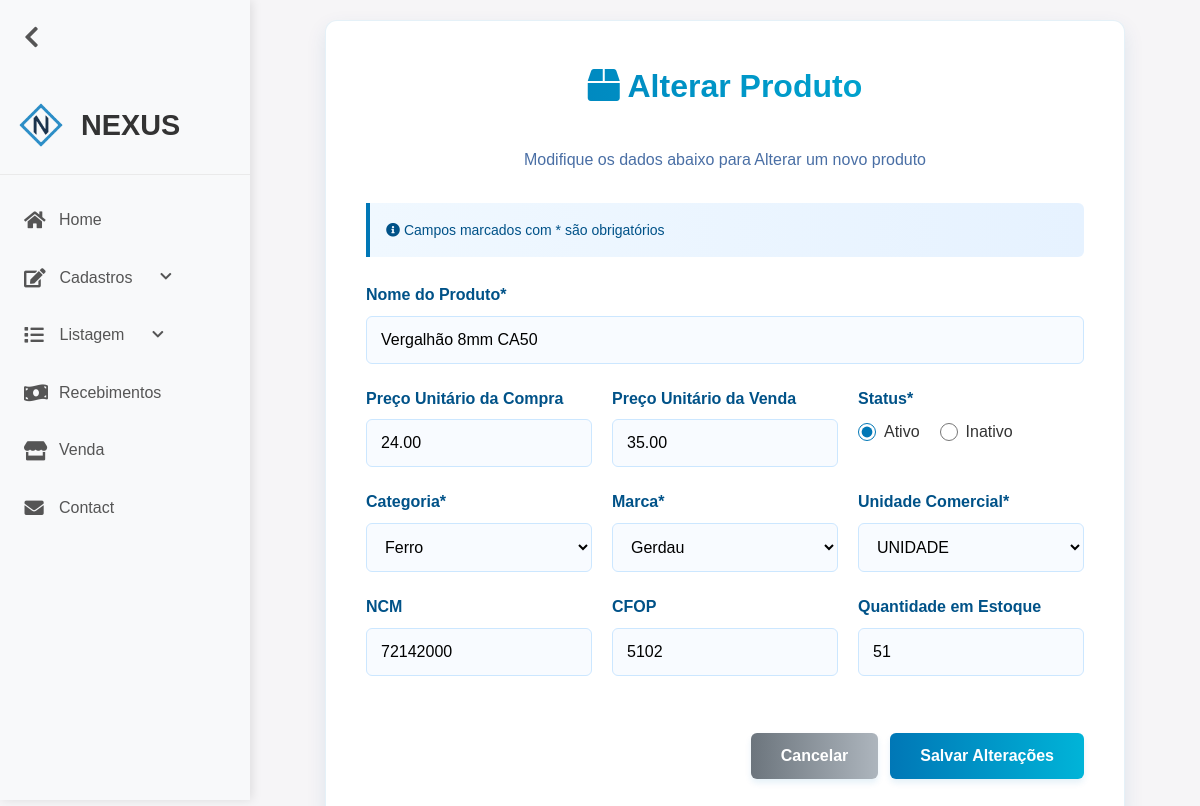
/produto-alterar.php?codigo=1 (signed in), run on an earlier commit of the app's database.
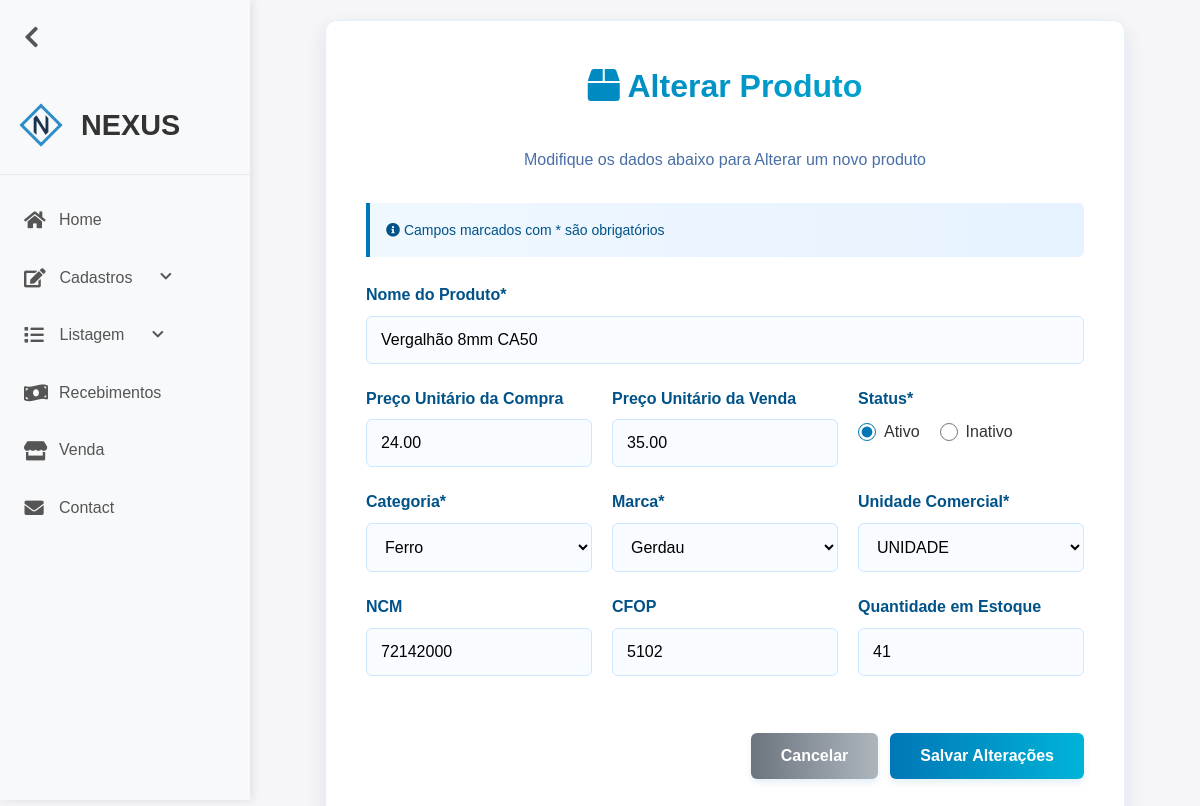
And on a later commit of the database.
### tables this page shows
CREATE TABLE `produto` (
  `codigo` int(11) NOT NULL,
  `status` tinyint(1) NOT NULL DEFAULT 1,
  `nome` varchar(100) NOT NULL,
  `precoUnitarioDaCompra` double(10,2) NOT NULL,
  `precoUnitarioDaVenda` double(10,2) NOT NULL,
  `quantEstoque` int(11) NOT NULL,
  `ncm` varchar(10) NOT NULL,
  `cfop` varchar(10) NOT NULL,
  `idMarca` int(11) NOT NULL,
  `idCategoria` int(11) NOT NULL,
  `unidMedida` varchar(6) NOT NULL
);

CREATE TABLE `categoria` (
  `codigo` int(11) NOT NULL,
  `status` tinyint(1) NOT NULL DEFAULT 1,
  `nome` varchar(45) NOT NULL
);

CREATE TABLE `marca` (
  `codigo` int(11) NOT NULL,
  `status` tinyint(1) NOT NULL DEFAULT 1,
  `nome` varchar(45) NOT NULL
);

### produto-alterar.php (the view, shortened to what the changed rows need)
<?php
require_once("conexao.php");
$sql = "SELECT * FROM produto WHERE codigo = " . $_GET['codigo'];
$resultado = mysqli_query($conexao, $sql);
$linha = mysqli_fetch_array($resultado);
?>
<!DOCTYPE html>
<html lang="pt-BR">
<head>
    <link rel="stylesheet" href="assets/css/formCadastro.css">
    <link rel="stylesheet" href="assets/css/reset.css">
    <link rel="stylesheet" href="assets/css/header.css">
    <link rel="stylesheet" href="https://cdnjs.cloudflare.com/ajax/libs/font-awesome/5.15.3/css/all.min.css">
</head>
<body>
    <div class="container">
        <div class="form-header">
            <h1><i class="fas fa-box"></i> Alterar Produto</h1>
        </div>
        <form method="POST"  id="form" data-validate>
            <div class="form-group">
                <label for="nome" class="form-label">Nome do Produto*</label>
                <input name="nome" type="text" class="form-control" id="nome" value="<?= $linha['nome'] ?>" required>
            </div>
            <div class="form-row">
                <div class="form-group">
                    <label for="precoUnitarioDaCompra" class="form-label">Preço Unitário da Compra</label>
                    <input name="precoUnitarioDaCompra" type="text" class="form-control" data-mask="valor" id="precoUnitarioDaCompra"
                        value="<?= $linha['precoUnitarioDaCompra'] ?>">
                </div>
                <div class="form-group">
                    <label for="precoUnitarioDaVenda" class="form-label">Preço Unitário da Venda</label>
                    <input name="precoUnitarioDaVenda" type="text" class="form-control" data-mask="valor" id="precoUnitarioDaVenda"
                        value="<?= $linha['precoUnitarioDaVenda'] ?>">
                </div>
                <div class="form-group">
                    <div class="radio-group">
                        <div class="radio-option">
                            <input type="radio" id="status-ativo" name="status" value="1" <?= $linha['status'] == 1 ? 'checked' : '' ?>>
                            <label for="status-ativo">Ativo</label>
                        </div>
                        <div class="radio-option">
                            <input type="radio" id="status-inativo" name="status" value="0" <?= $linha['status'] == 0 ? 'checked' : '' ?>>
                            <label for="status-inativo">Inativo</label>
                        </div>
                    </div>
                </div>
            </div>
            <div class="form-row">
                <div class="form-group">
                    <label for="product-category">Categoria*</label>
                    <select id="idCategoria" name="idCategoria" required>
                        <?php
                        $sql = "SELECT * FROM categoria ORDER BY nome";
                        $result = mysqli_query($conexao, $sql);
                        while ($row = mysqli_fetch_array($result)) { ?>
                            <option value="<?= $row['codigo'] ?>" <?= ($row['codigo']) == $linha['idCategoria'] ? 'selected' : '' ?>><?= $row['nome'] ?></option>
                        <?php } ?>
                    </select>
                </div>
                <div class="form-group">
                    <label for="product-marca">Marca*</label>
                    <select id="idMarca" name="idMarca" required>
                        <?php
                        $sql = "SELECT * FROM marca ORDER BY codigo";
                        $result = mysqli_query($conexao, $sql);
                        while ($row = mysqli_fetch_array($result)) { ?>
                            <option value="<?= $row['codigo'] ?>" <?= ($row['codigo']) == $linha['idMarca'] ? 'selected' : '' ?>><?= $row['nome'] ?></option>
                        <?php } ?>
                    </select>
                </div>
                <div class="form-group">
                    <label for="quantEstoque">Unidade Comercial*</label>
                    <select name="unidMedida" id="unidMedida" required>
                        <option value="UNID" <?= ($linha['unidMedida'] == 'UNID') ? 'selected' : '' ?>>UNIDADE</option>
                    </select>
                </div>
            </div>
            <div class="form-row">
                <div class="form-group">
                    <label for="ncm" class="form-label">NCM</label>
                    <input name="ncm" type="text" class="form-control" id="ncm" data-mask="ncm" maxlength="10" value="<?= $linha['ncm'] ?>">
                </div>
                <div class="form-group">
                    <label for="cfop" class="form-label">CFOP</label>
                    <input name="cfop" type="text" class="form-control" id="cfop" data-mask="numerico" maxlength="4" value="<?= $linha['cfop'] ?>">
                </div>
                <div class="form-group">
                    <label for="quantEstoque" class="form-label">Quantidade em Estoque</label>
                    <input name="quantEstoque" type="text" class="form-control" data-mask="numerico" maxlength="11" id="quantEstoque"
                        value="<?= $linha['quantEstoque'] ?>">
                </div>
            </div>
        </form>
    </div>
</body>
</html>

What changed in the data, as far as the page shows it:
changed produto "Vergalhão 8mm CA50": quantEstoque "51" → "41"
